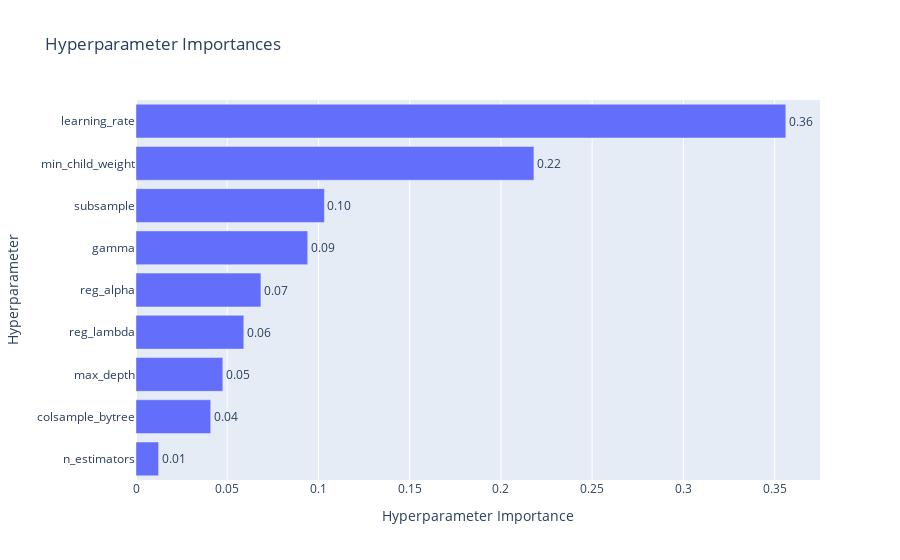
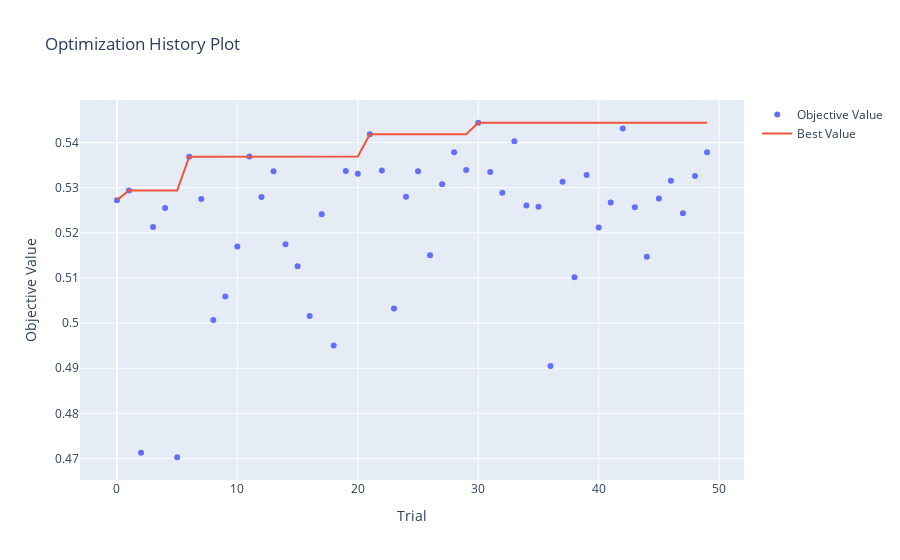

Notebook cell for these charts, in order:
### Code cell
# Visualização dos resultados do Optuna para XGBoost
optuna.visualization.plot_param_importances(study_xgb).show()
optuna.visualization.plot_optimization_history(study_xgb).show()

### Figure 1 — Plotly figure (JSON) as saved in the notebook; plotly's stock layout.template omitted (floating-point values rounded to 4 significant figures)
{"data": [{"cliponaxis": false, "hovertemplate": ["n_estimators (IntDistribution): 0.012374886775281977<extra></extra>", "colsample_bytree (FloatDistribution): 0.040943809922097396<extra></extra>", "max_depth (IntDistribution): 0.04758756525105395<extra></extra>", "reg_lambda (FloatDistribution): 0.05907746137483105<extra></extra>", "reg_alpha (FloatDistribution): 0.06845550615347398<extra></extra>", "gamma (FloatDistribution): 0.09410154111951204<extra></extra>", "subsample (FloatDistribution): 0.1032549992391176<extra></extra>", "min_child_weight (IntDistribution): 0.21808534741273275<extra></extra>", "learning_rate (FloatDistribution): 0.3561188827518992<extra></extra>"], "name": "Objective Value", "orientation": "h", "text": ["0.01", "0.04", "0.05", "0.06", "0.07", "0.09", "0.10", "0.22", "0.36"], "textposition": "outside", "type": "bar", "x": [0.01237, 0.04094, 0.04759, 0.05908, 0.06846, 0.0941, 0.1033, 0.2181, 0.3561], "y": ["n_estimators", "colsample_bytree", "max_depth", "reg_lambda", "reg_alpha", "gamma", "subsample", "min_child_weight", "learning_rate"]}], "layout": {"title": {"text": "Hyperparameter Importances"}, "xaxis": {"title": {"text": "Hyperparameter Importance"}}, "yaxis": {"title": {"text": "Hyperparameter"}}}}

### Figure 2 — Plotly figure (JSON) as saved in the notebook; plotly's stock layout.template omitted (floating-point values rounded to 4 significant figures)
{"data": [{"mode": "markers", "name": "Objective Value", "type": "scatter", "x": [0, 1, 2, 3, 4, 5, 6, 7, 8, 9, 10, 11, 12, 13, 14, 15, 16, 17, 18, 19, 20, 21, 22, 23, 24, 25, 26, 27, 28, 29, 30, 31, 32, 33, 34, 35, 36, 37, 38, 39, 40, 41, 42, 43, 44, 45, 46, 47, 48, 49], "y": [0.5272, 0.5294, 0.4713, 0.5213, 0.5255, 0.4703, 0.5369, 0.5275, 0.5007, 0.5059, 0.517, 0.5369, 0.5279, 0.5337, 0.5175, 0.5126, 0.5016, 0.5241, 0.495, 0.5337, 0.5331, 0.5419, 0.5338, 0.5032, 0.528, 0.5337, 0.515, 0.5308, 0.5379, 0.5339, 0.5444, 0.5335, 0.5289, 0.5403, 0.526, 0.5258, 0.4905, 0.5313, 0.5102, 0.5328, 0.5212, 0.5267, 0.5431, 0.5257, 0.5147, 0.5276, 0.5315, 0.5244, 0.5326, 0.5378]}, {"mode": "lines", "name": "Best Value", "type": "scatter", "x": [0, 1, 2, 3, 4, 5, 6, 7, 8, 9, 10, 11, 12, 13, 14, 15, 16, 17, 18, 19, 20, 21, 22, 23, 24, 25, 26, 27, 28, 29, 30, 31, 32, 33, 34, 35, 36, 37, 38, 39, 40, 41, 42, 43, 44, 45, 46, 47, 48, 49], "y": [0.5272, 0.5294, 0.5294, 0.5294, 0.5294, 0.5294, 0.5369, 0.5369, 0.5369, 0.5369, 0.5369, 0.5369, 0.5369, 0.5369, 0.5369, 0.5369, 0.5369, 0.5369, 0.5369, 0.5369, 0.5369, 0.5419, 0.5419, 0.5419, 0.5419, 0.5419, 0.5419, 0.5419, 0.5419, 0.5419, 0.5444, 0.5444, 0.5444, 0.5444, 0.5444, 0.5444, 0.5444, 0.5444, 0.5444, 0.5444, 0.5444, 0.5444, 0.5444, 0.5444, 0.5444, 0.5444, 0.5444, 0.5444, 0.5444, 0.5444]}, {"marker": {"color": "#cccccc"}, "mode": "markers", "name": "Infeasible Trial", "showlegend": false, "type": "scatter", "x": [], "y": []}], "layout": {"title": {"text": "Optimization History Plot"}, "xaxis": {"title": {"text": "Trial"}}, "yaxis": {"title": {"text": "Objective Value"}}}}
